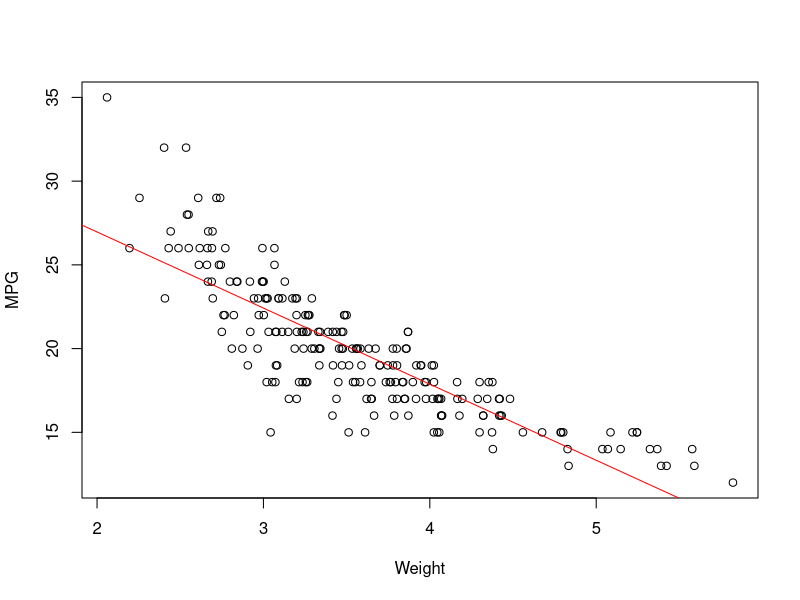
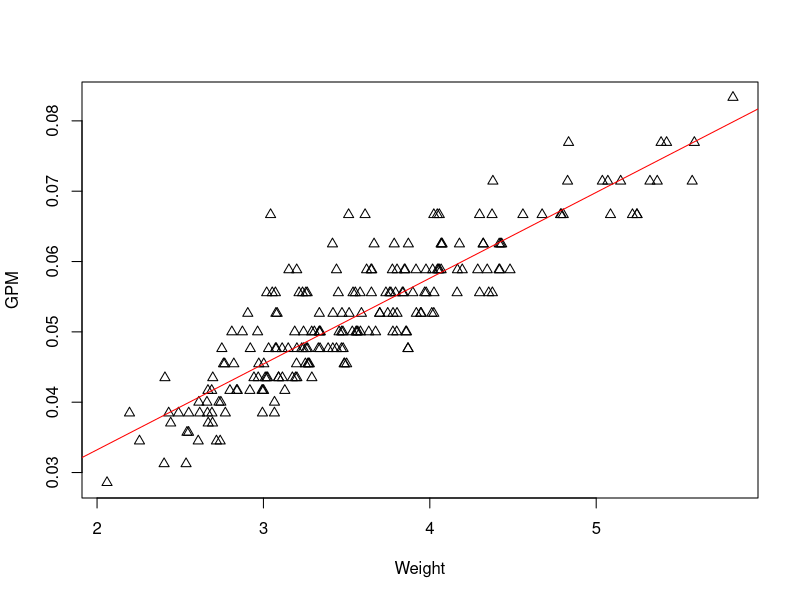
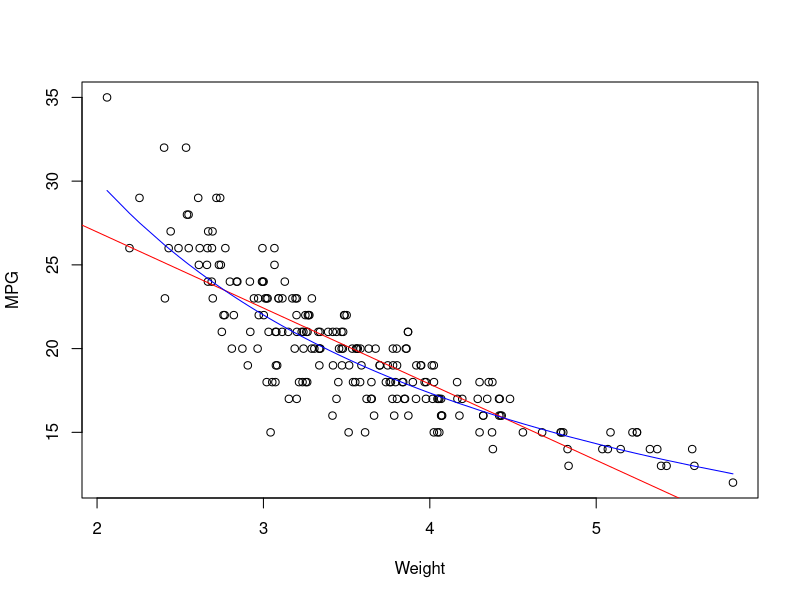
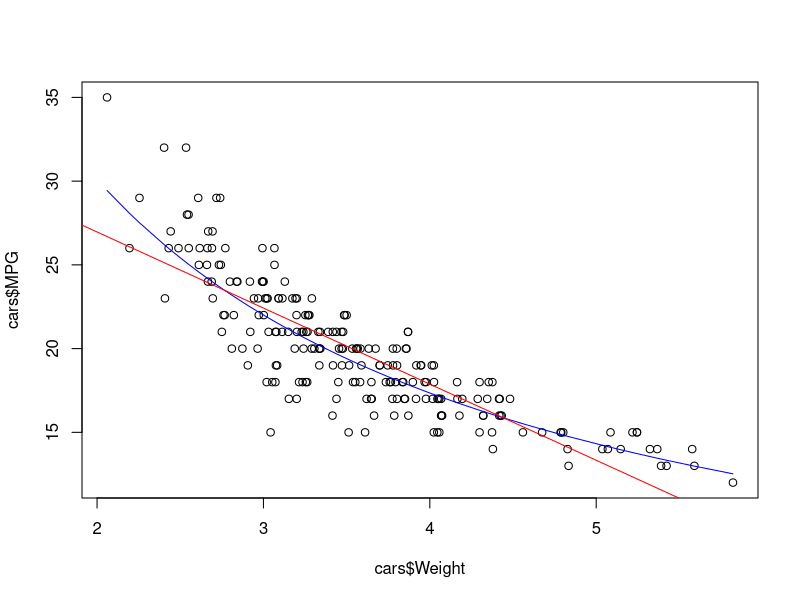

The R source for these figures, in order:
## ---- chunk 1
knitr::opts_chunk$set(echo = TRUE,
                      message = FALSE,
                      warning = FALSE)
library(tidyverse)
## ---- chunk 2
cars <- read.csv("cars.csv", header = T)
attach(cars)
model <- lm(MPG ~ Weight)
summary(model)
## ---- chunk 3
plot(Weight ,MPG)
abline(model$coefficients, col ="red")
## ---- chunk 4
GPM = 1/MPG
model1 <- lm(GPM~Weight)
summary(model1)
# Do not compare with the R-sqaure!!! 
# Because they r different data
## ---- chunk 5
plot(Weight, GPM, pch = 2)
abline(model1$coefficients, col = "red")
## ---- chunk 6
# linear equation
  g = lm(MPG~Weight)  
# reciprocal equation
  g1 = lm(GPM~Weight) 
# plot raw data
  plot(Weight, MPG) 
# add fitted line from linear equation
  abline(g$coefficients, col = "red")
# predicted MPG from reciprocal equation
  g1.pred = 1/g1$fitted.values
# sort the data by weight
  h <- order(Weight)
# h contains the order of the observations by Weight
# add the fitted curve from reciprocal equation
  lines(Weight[h], g1.pred[h], col="blue")
## ---- chunk 7
# arrange weight first before plotting
cars <- cars %>% 
  mutate(pred_MPG = 1/model1$fitted.values) %>% 
  arrange(Weight)
 # h = order(cars$Weight)

plot(cars$Weight, cars$MPG)
lines(cars$Weight, cars$pred_MPG, col = "blue")
abline(model$coefficients, col = "red")
## ---- chunk 8
newdata <- data.frame(Weight = c(5, 4.8))
pred <- 1/predict(model1, newdata)
pred
pred[2]-pred[1]
## ---- chunk 9
# linear equation
(-0.2)*model$coefficients[2]
# reciprocal equation
newcase = data.frame(Weight=c(5, 4.8))
pred.mpg = 1/predict(model1, newcase)
pred.mpg[2]-pred.mpg[1]

